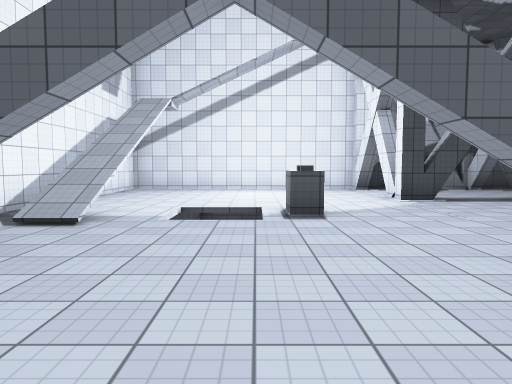
view 1 (above)

16 first-person views from a walk through a scene from a Unity 3-D project. The camera is 1.5 m above the floor, tilts 4° down and sees 70° across. The floor is counted in squares, 2 m on a side. Each view is taken from the middle of a square. On the plan, view 1 faces up. The plan holds only what a view shows up to about 11 squares ahead; the rest is blank. The place goes on beyond the plan. Some animated figures are not drawn. Surface patterns are stand-ins for the level's own textures.

view 2
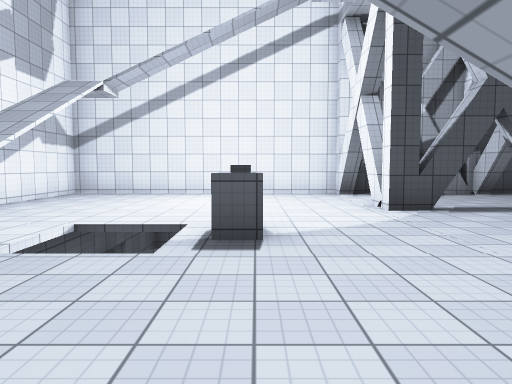

view 3
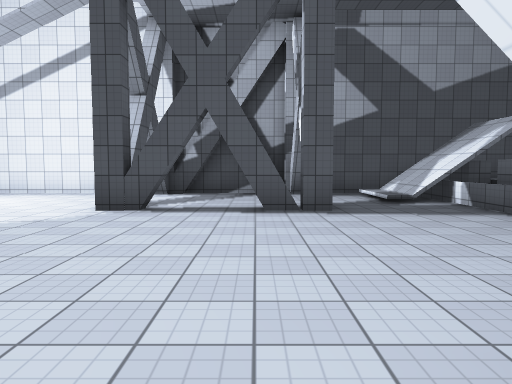

view 4
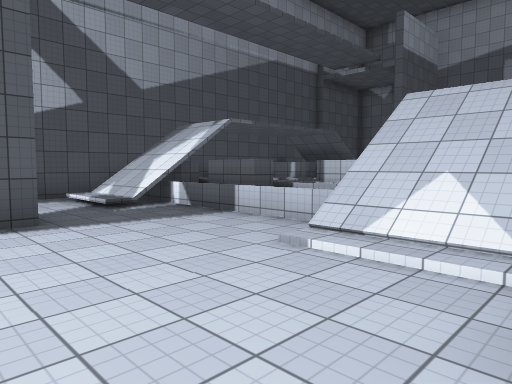

view 5
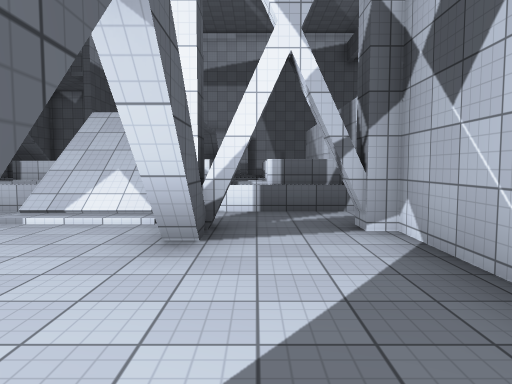

view 6
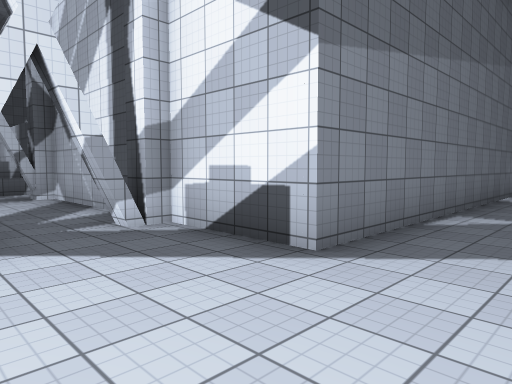

view 7
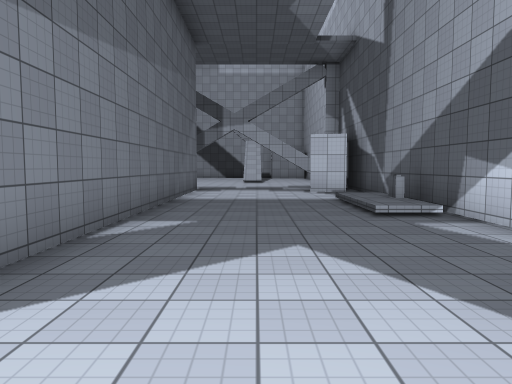

view 8
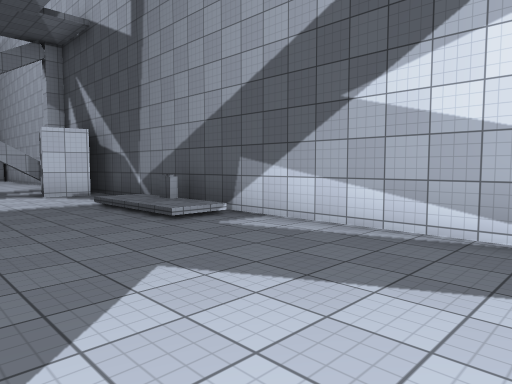

view 9
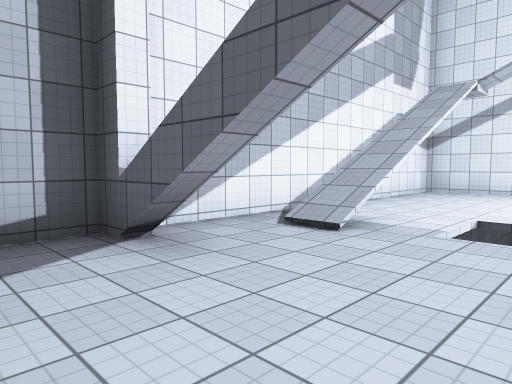

view 10
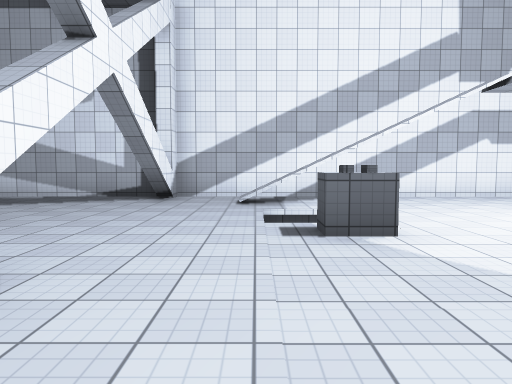

view 11
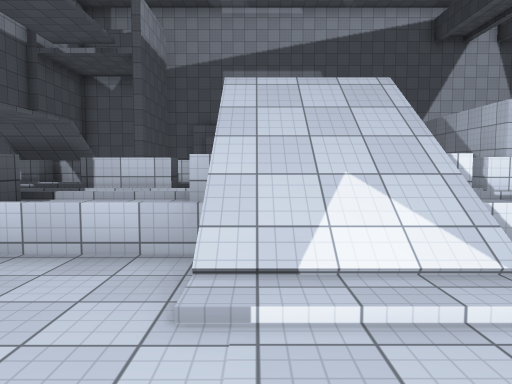

view 12
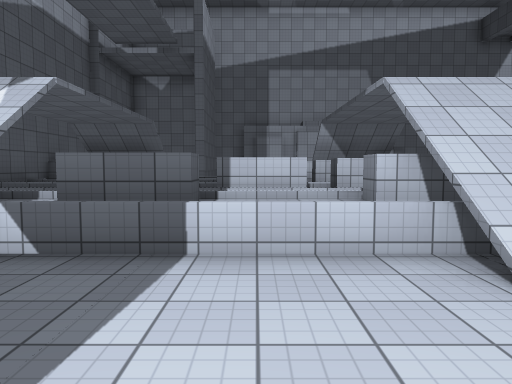

view 13
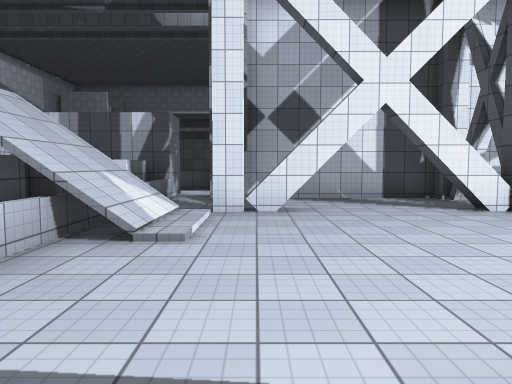

view 14
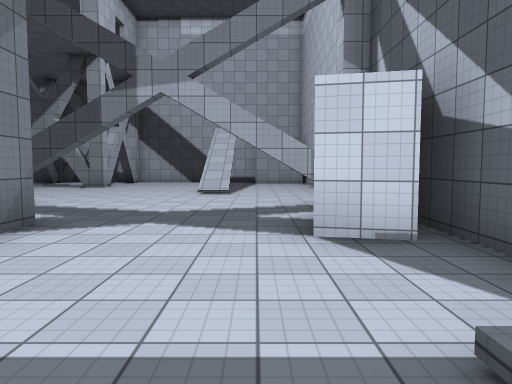

view 15
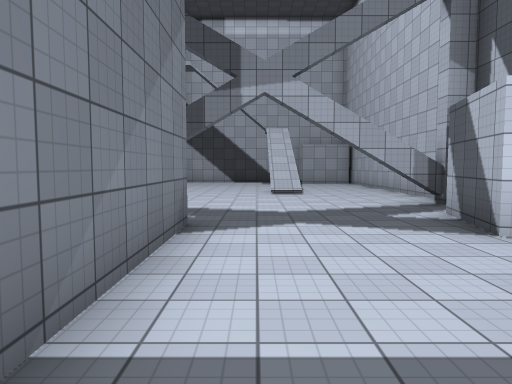

view 16
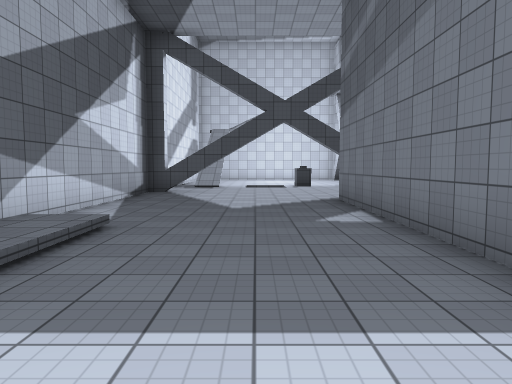

### Floor plan
Key: @ floor where view 1 was taken; # wall or solid block; . main floor; : floor 3.75 m higher than the main floor; / step, stairs or slope; ^ raised ledge; v drop or lower ground.
Columns run from 5 left of view 1 to 16 right of it. Each row starts with its distance up from view 1.
 13 ###############
 12 #........#.##..^^^^^^^
 11 #.............///: ^
 10 #.............///: ##
  9 #........#.##..^^  ^^
  8 #..............^#^^^
  7 #..............^^^#^
  6 #./.vv^........^^^^^^^
  5 #./...........///^# #
  4 #.............///^
  3 ###.....##..##.^^^
  2 #..............^^^^^^
  1 #........#.....^##
  0 #....@###########
 -1 #.....#
 -2 #.....#
 -3 #.....#
 -4 #./...#
 -5 #//...#
 -6 #./...#
 -7 #.....#
 -8 #.....#
 -9 #.#...#
-10 ###....
-11  ##.....
-12  ##.....#
-13  ...... .
-14  .........
-15 #.../.....
-16 #.../.....

Positions as (right, up) in squares from view 1, and headings:
1: (0, 0), facing up
2: (1, 2), facing up
3: (6, 2), facing up
4: (6, 3), facing up-right
5: (4, 2), facing right
6: (-1, 3), facing down-right
7: (-1, 2), facing down
8: (0, 1), facing down-left
9: (0, 1), facing up-left
10: (5, 5), facing left
11: (7, 5), facing right
12: (7, 7), facing right
13: (8, 9), facing down
14: (-2, -5), facing down
15: (0, -5), facing down
16: (-1, -8), facing up
